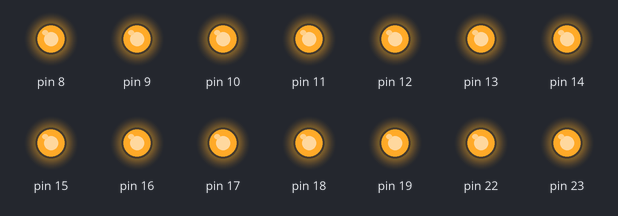
Simulated run of this sketch. Board: Arduino Uno, built with avr-gcc and run on an emulated ATmega328P. On the bench: output pins drawn as LEDs (lit = HIGH).

Above: at 0.5 s.
At 3.5 s:
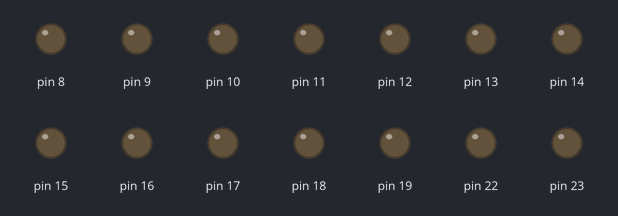
Timing chart, 0 to 4.6 s (numbered marks = the images above):
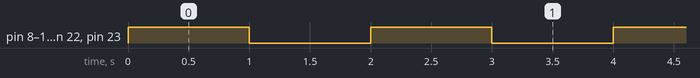

Measured:
- by itself, pin 8–19, pin 22, pin 23: alternates HIGH for 1.0 s and LOW for 1.0 s

The sketch:

EXP_1_OBS_5.ino
```cpp
#include <avr/io.h>
#include <util/delay.h>
int main (void)
{
  DDRC = 0b11111111;
  DDRB = 0b11111111;

  while (1)
  {
PORTC = 0b11111111;
PORTB = 0b11111111;
_delay_ms(1000);
PORTC = 0b00000000;
PORTB = 0b00000000;
_delay_ms(1000);
  }
}
```
